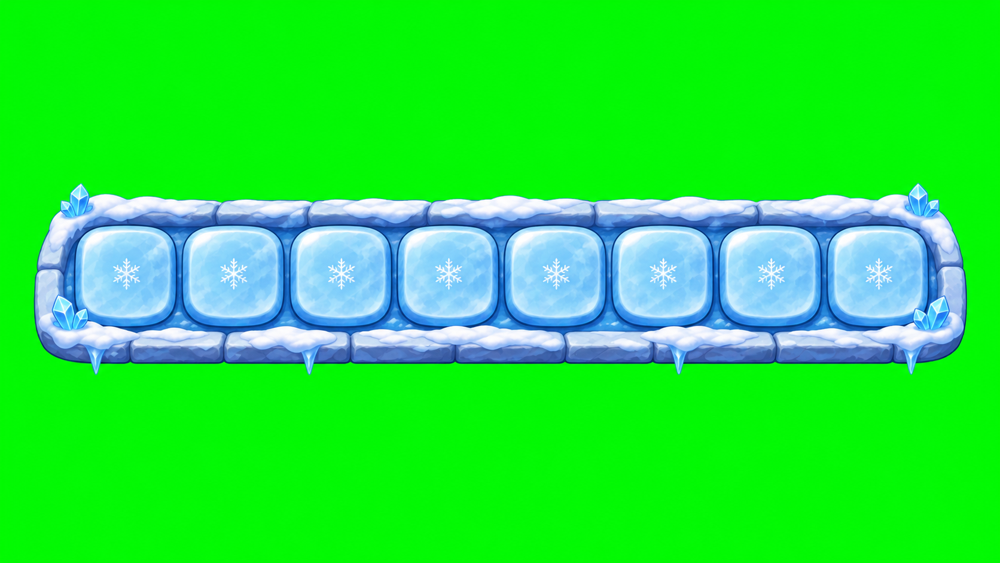
#> input picture art_ref/skin_props_1116/_view.png, 1000 x 563 px
$ python align_bench.py _view.png _view.png out.png
#> lines starting #> are read from the running program, lines starting #| are printed output that depends on the picture; after the words box and inside, x2 and y2 are one past the last pixel; in counts of white or black regions, pixels touching at a corner belong together
# 11.16 冰雪待命台：新图的 8 个格子对齐旧图的格子（棋子按代码里的固定位置站，格子必须对上）。
import sys
import numpy as np
from PIL import Image
from scipy.ndimage import uniform_filter1d
from scipy.signal import find_peaks

def key(path):
#> called with path = '_view.png'
    a = np.asarray(Image.open(path).convert('RGB')).astype(np.float32) / 255
    r, g, b = a[..., 0], a[..., 1], a[..., 2]
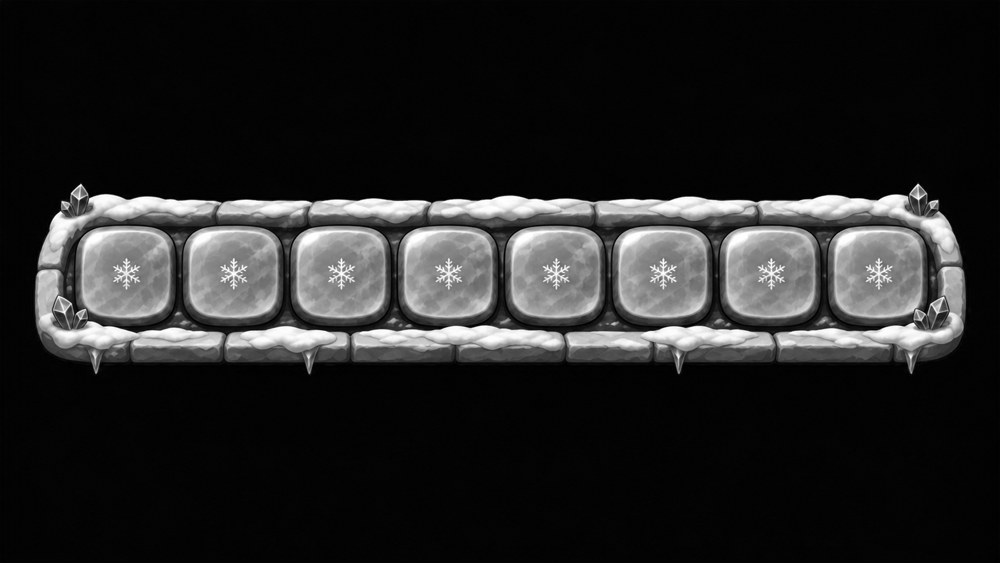
#> r: shape (563, 1000) float32; min 0, max 1, mean 0.147
    dom = g - np.maximum(r, b)
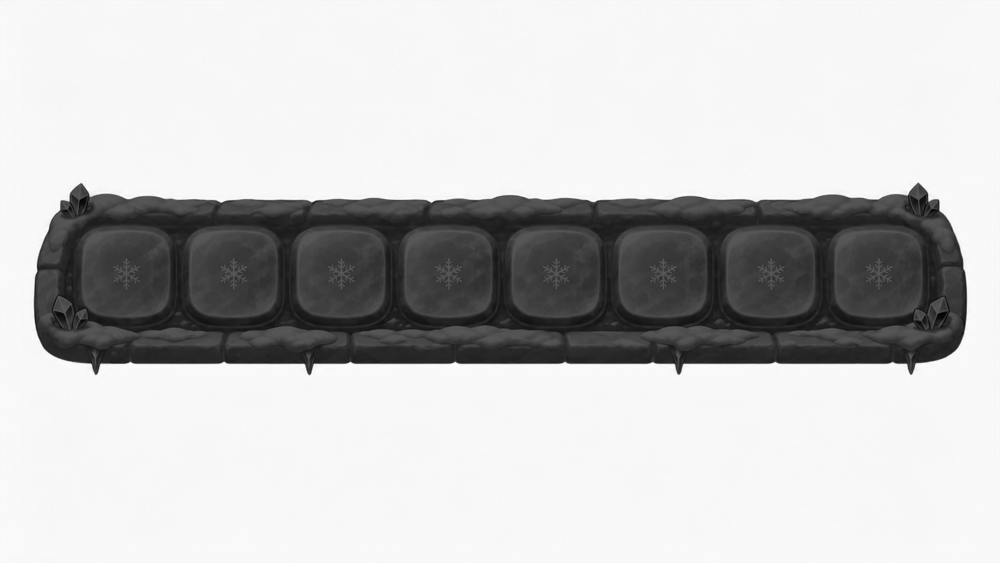
#> dom: shape (563, 1000) float32; min -0.518, max 1, mean 0.652; drawn with min black and max white
    al = 1 - np.clip((dom - 0.25) / 0.45, 0, 1)
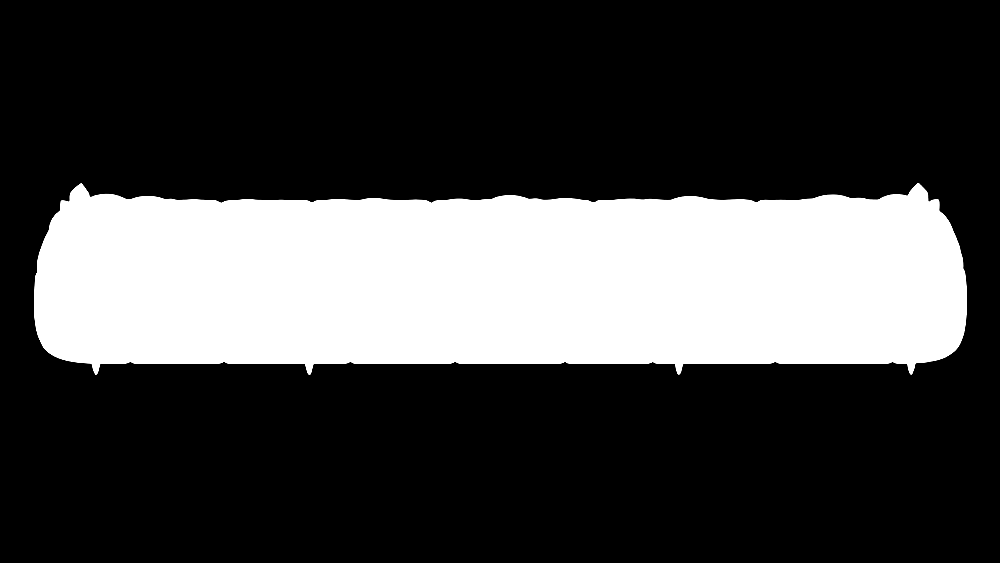
#> al: shape (563, 1000) float32; min 0, max 1, mean 0.27
    g = np.minimum(g, np.maximum(r, b) + 0.04)
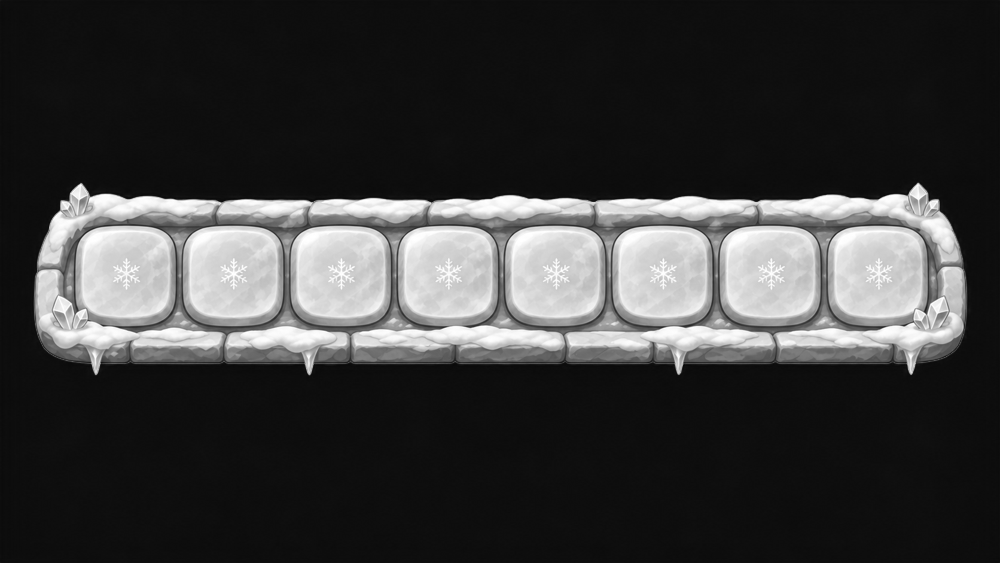
#> g: shape (563, 1000) float32; min 0.04, max 1, mean 0.234
    al[al < 0.06] = 0
#> al: shape (563, 1000) float32; 0.01% of pixels changed, all inside (x1, y1, x2, y2) = (39, 184, 966, 370)
    return np.dstack([r, g, b, al])
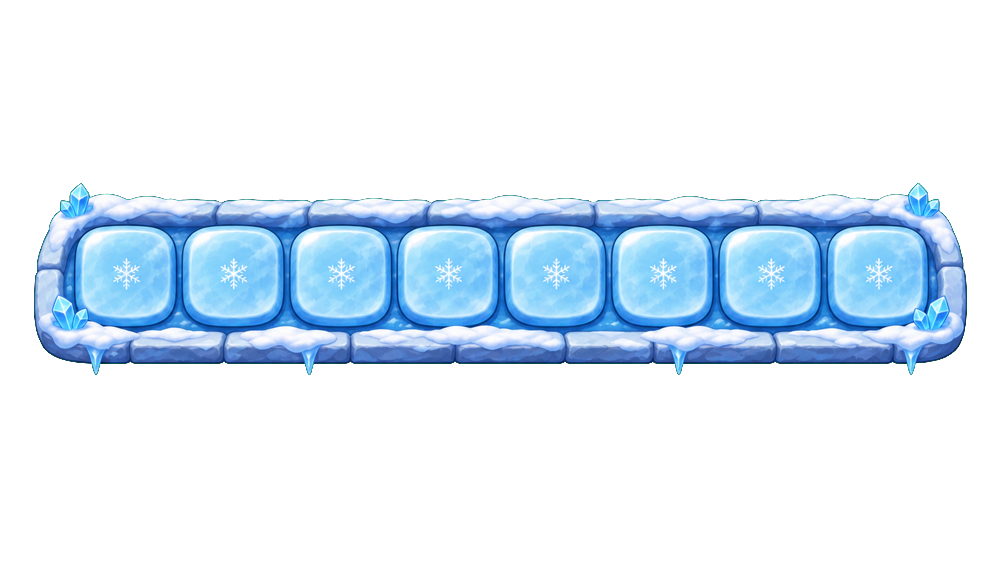
#> returned value: shape (563, 1000, 4) float32; mean of channels 0, 1, 2, 3 0.148, 0.234, 0.254, 0.27; transparent parts drawn white

def measure(rgba):
    al = rgba[..., 3]
    rows = np.where(al.mean(1) > 0.3)[0]
    cols = np.where(al.mean(0) > 0.1)[0]
    mid = (rows.min() + rows.max()) // 2
    band = rgba[mid - 30:mid + 30]
    lum = band[..., :3].mean(-1) * band[..., 3]
    p = uniform_filter1d(lum.mean(0), 9)
    pk, _ = find_peaks(-p, distance=int((cols.max() - cols.min()) / 12), prominence=0.03)
    return rows, cols, mid, pk

old = np.asarray(Image.open(sys.argv[1]).convert('RGBA')).astype(np.float32) / 255
new = key(sys.argv[2])
for n, arr in [('old', old), ('new', new)]:
    rows, cols, mid, pk = measure(arr)
    print(n, 'rows', rows.min(), rows.max(), 'cols', cols.min(), cols.max(), 'mid', mid, 'gaps', pk.tolist())
#> this loop made 2 passes
#> (n, mid, pk) on passes 1 to 2: ('old', 281, [178, 286, 394, 501, 608, 715, 823]), ('new', 280, [71, 178, 286, 394, 501, 608, 715, 823, 931])
#| old rows 0 562 cols 0 999 mid 281 gaps [178, 286, 394, 501, 608, 715, 823]
#| new rows 198 363 cols 36 964 mid 280 gaps [71, 178, 286, 394, 501, 608, 715, 823, 931]

# 新图的 7 道格间缝对到旧图上：只平移（量出来两边间距几乎一样，不用缩放），画布改成旧图尺寸
if len(sys.argv) > 3:
    _, _, omid, ogaps = measure(old)
#> omid = 281; ogaps = [178, 286, 394, 501, 608, 715, 823]
    _, _, nmid, ngaps = measure(new)
#> in measure (call 4), `rows = np.where(al.mean(1) > 0.3)[0]`: rows = 166 values from 198 to 363
#> in measure (call 4), `cols = np.where(al.mean(0) > 0.1)[0]`: cols = 929 values from 36 to 964
#> in measure (call 4), `mid = (rows.min() + rows.max()) // 2`: mid = 280
#> in measure (call 4), `lum = band[..., :3].mean(-1) * band[..., 3]`:
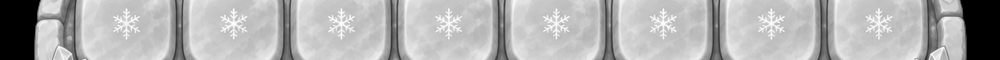
#> lum: shape (60, 1000) float32; min 0, max 1, mean 0.694
#> in measure (call 4), `p = uniform_filter1d(lum.mean(0), 9)`: p = 1000 values, max 0.85 at index 87, min 0 at index 0, mean 0.694
#> in measure (call 4), `pk, _ = find_peaks(-p, distance=int((cols.max() - cols.min()) / 12), p..`: pk = [71, 178, 286, 394, 501, 608, 715, 823, 931]
#> nmid = 280; ngaps = [71, 178, 286, 394, 501, 608, 715, 823, 931]
    inner = [g for g in ngaps if ngaps.min() < g < ngaps.max()] if len(ngaps) > 7 else list(ngaps)
#> inner = [178, 286, 394, 501, 608, 715, 823]
    dx = round(float(np.mean(np.array(ogaps[:7]) - np.array(inner[:7]))))
#> dx = 0
    dy = int(omid - nmid)
#> dy = 1
    img = Image.fromarray((np.clip(new, 0, 1) * 255).astype(np.uint8), 'RGBA')
    canvas = Image.new('RGBA', (old.shape[1], old.shape[0]), (0, 0, 0, 0))
#> canvas: PIL image 1000x563 RGBA; every value is 0
    canvas.alpha_composite(img, (dx, dy)) if dx >= 0 and dy >= 0 else canvas.paste(img, (dx, dy), img)
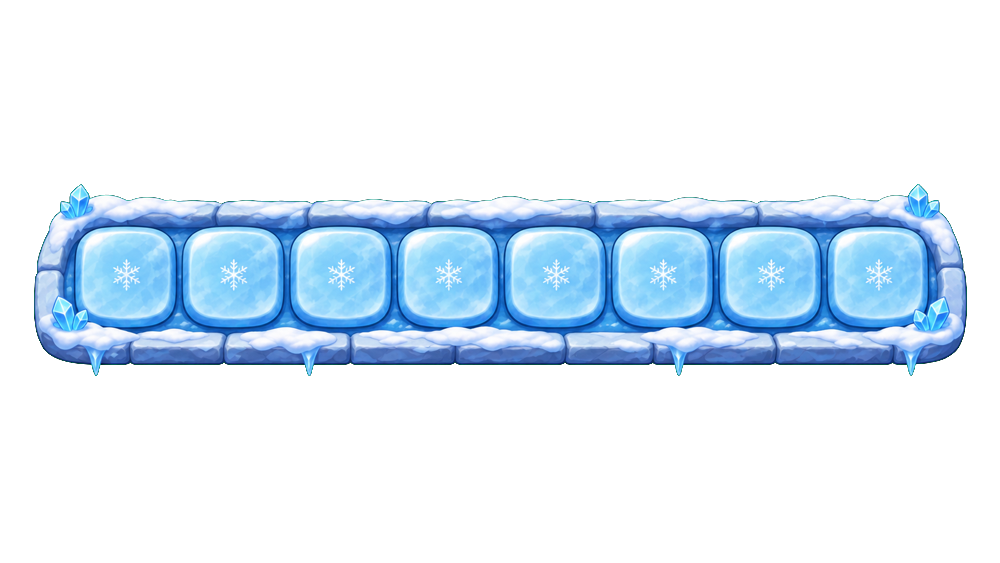
#> canvas: PIL image 1000x563 RGBA; mean R, G, B, A 35.4, 49.4, 62, 68.8; transparent parts drawn white
    canvas.save(sys.argv[3], optimize=True)
    check = np.asarray(canvas).astype(np.float32) / 255
    print('shift', dx, dy, '-> new gaps', measure(check)[3].tolist())
#| shift 0 1 -> new gaps [71, 178, 286, 394, 501, 608, 715, 823, 931]
